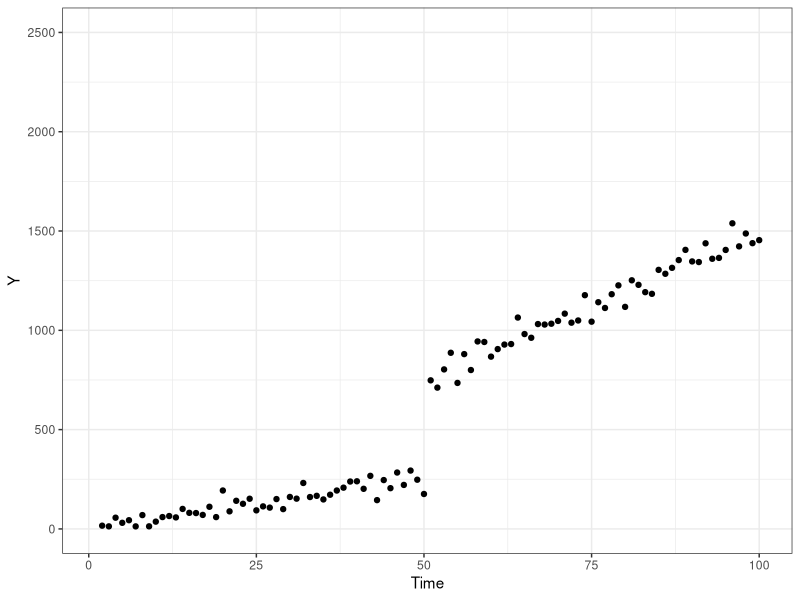
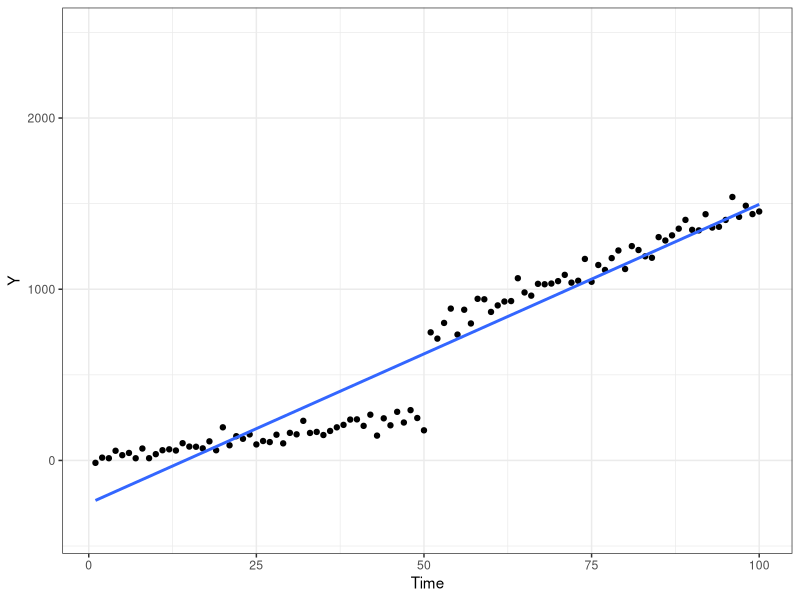
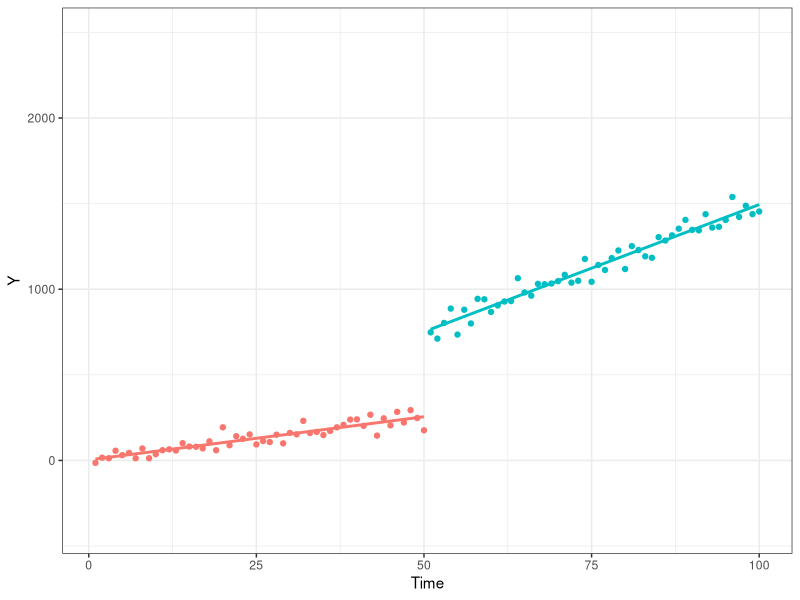
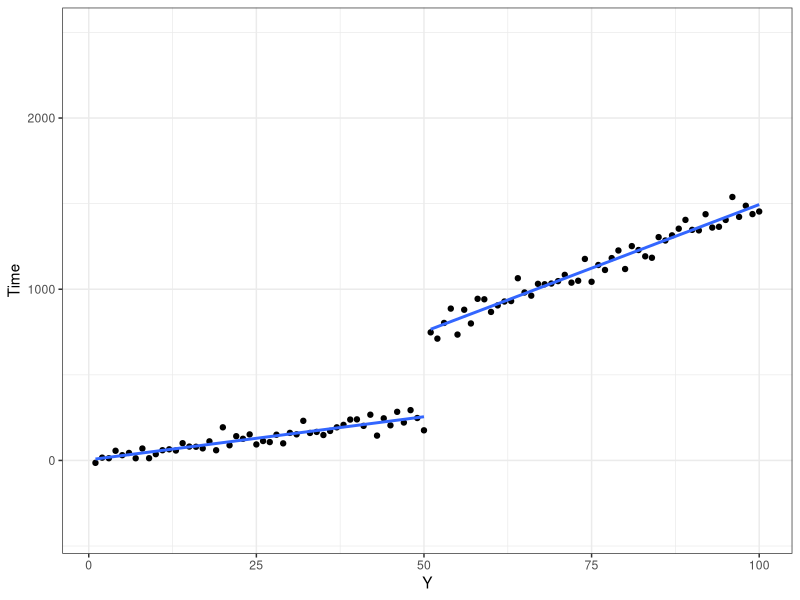

Reproduce these figures in R, in order.
rm(list = ls())
set.seed(100)
library(strucchange)
library(ggplot2)
library(car)
theme_set(theme_bw())

# Generate Data
N = 100
t = c(1:N)
e = rnorm(N,0,40)
y = 1 + 5*t + (10*t)*(t>50) + e
dummy_var = t>50
df = data.frame(y=y,t=t, dummy_var = dummy_var)

# Plot Data
gg <- ggplot(df, aes(x=t, y=y)) +
  geom_point() + 
  xlim(c(1, N)) + 
  ylim(c(0, 2500)) + 
  labs(y="Y", 
       x="Time")

plot(gg)

# Method 1: Test of Split Regressions vs. Pooled
# Full Model
full_model = lm(y~t, data = df)
SSR_full = sum(full_model$residuals^2)
df_full = 2
gg <- ggplot(df, aes(x=t, y=y)) +
  geom_point() + 
  geom_smooth(method='lm', se=FALSE) + 
  xlim(c(1, N)) + 
  ylim(c(-400, 2500)) +
  labs(y="Y", 
       x="Time")
plot(gg)

# Restricted Model
# Model One (t<50)
Restricted_model_one = lm(y~t,data =df, subset=(t<=50))
SSR_res1 = sum(Restricted_model_one$residuals^2)
df_res1 = 2
# Model Two (t<50)
Restricted_model_two = lm(y~t,data =df, subset=(t>50))
SSR_res2 = sum(Restricted_model_two$residuals^2)
df_res2 = 2

gg <- ggplot(df, aes(x=t, y=y, color = dummy_var)) +
  geom_point() + 
  geom_smooth(method='lm', se=FALSE) +  theme(legend.position="none") + 
  xlim(c(1, N)) + 
  ylim(c(-400, 2500)) + 
  labs(y="Y", 
       x="Time")
plot(gg)

gg <- ggplot(df,aes(x=t, y=y)) +
  geom_point() + 
  geom_smooth(data = subset(df, dummy_var==1), formula=y~x, method="lm", se=FALSE) + 
  geom_smooth(data = subset(df, dummy_var==0), formula=y~x, method="lm", se=FALSE) + 
  xlim(c(1, N)) + 
  ylim(c(-400, 2500)) + 
  labs(y="Time", x="Y")
plot(gg)


F_stat = (SSR_full - (SSR_res1 + SSR_res2))/(SSR_res1 + SSR_res2) * ((N-2*df_full)/df_full)
F_stat

# Method 2: Using strucchange package
sctest(y~t, data = df, type = "Chow", point = 50)

# Method 3: Dummary Variable Approach: Using Joint F test of Coefficients 
dummy_var = (t>50)
dummy_var_t = (t>50)*t
dummy_model = lm(y~t+dummy_var+dummy_var_t, data = df)
#summary(dummy_model)
#F_stat
linearHypothesis(dummy_model, c("dummy_varTRUE=0", "dummy_var_t=0")) #from car package
